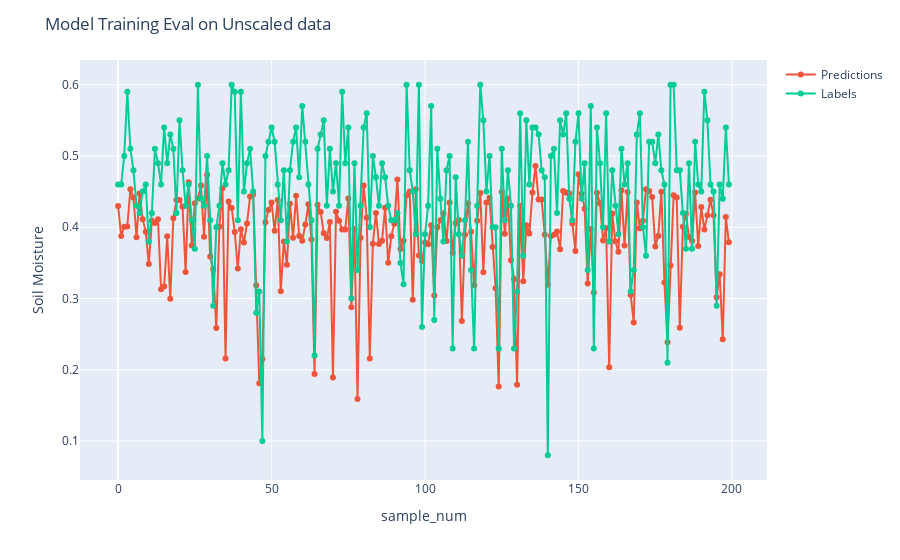

This figure's notebook cell:
### Code cell
pred_smp_unscaled = [predictions_unscaled[idx] for idx in samples_idx]
labels_smp_unscaled = [labels_unscaled[idx] for idx in samples_idx]
fig = px.line()
fig.add_scatter(x=list(range(random_samples)), y = pred_smp_unscaled, \
        mode = 'lines+markers', name = f"Predictions")
fig.add_scatter(x=list(range(random_samples)), y = labels_smp_unscaled, \
        mode = 'lines+markers', name = f"Labels")
fig.update_layout(title='Model Training Eval on Unscaled data', xaxis_title='sample_num', yaxis_title='Soil Moisture')

fig.show()

### Figure 1 — Plotly figure (JSON) as saved in the notebook; plotly's stock layout.template omitted (floating-point values rounded to 4 significant figures; data arrays with more than 128 entries replaced by an {"elided": "..."} marker saying what was removed)
{"data": [{"hovertemplate": "<extra></extra>", "legendgroup": "", "line": {"color": "#636efa", "dash": "solid"}, "marker": {"symbol": "circle"}, "mode": "lines", "name": "", "orientation": "v", "showlegend": false, "type": "scatter", "xaxis": "x", "yaxis": "y"}, {"mode": "lines+markers", "name": "Predictions", "type": "scatter", "x": {"elided": "200 int values"}, "y": {"elided": "200 float values"}}, {"mode": "lines+markers", "name": "Labels", "type": "scatter", "x": {"elided": "200 int values"}, "y": {"elided": "200 float values"}}], "layout": {"legend": {"tracegroupgap": 0}, "margin": {"t": 60}, "title": {"text": "Model Training Eval on Unscaled data"}, "xaxis": {"anchor": "y", "domain": [0, 1], "title": {"text": "sample_num"}}, "yaxis": {"anchor": "x", "domain": [0, 1], "title": {"text": "Soil Moisture"}}}}
